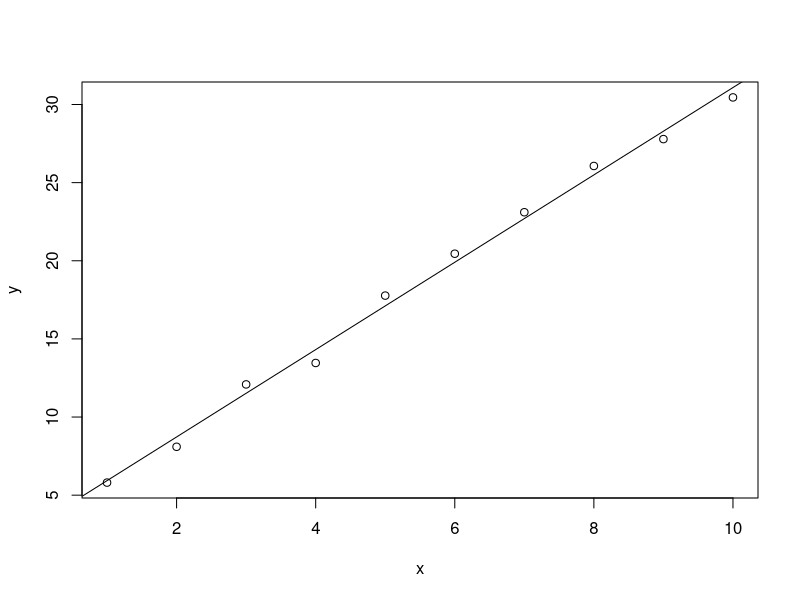
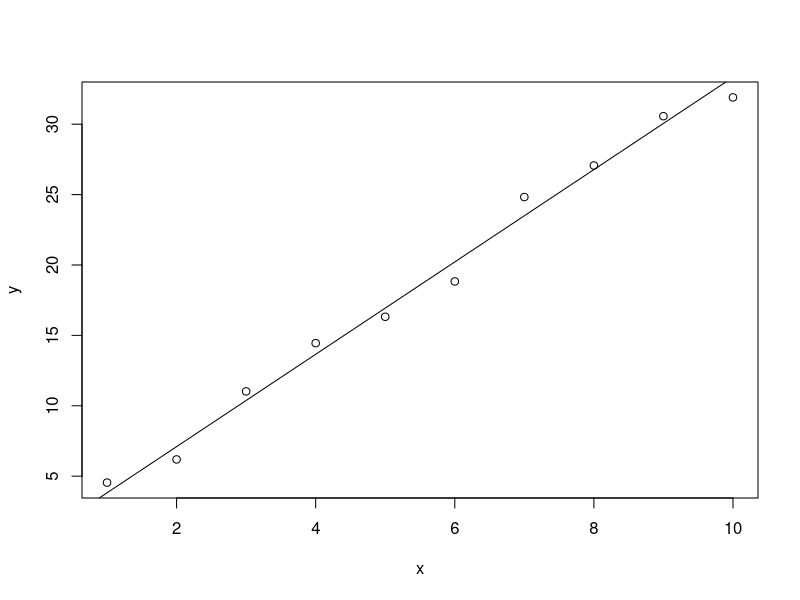
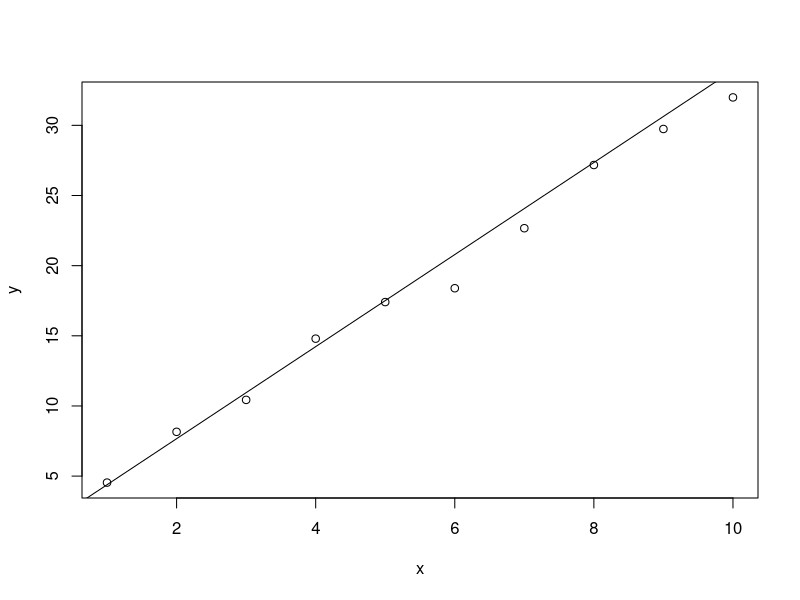
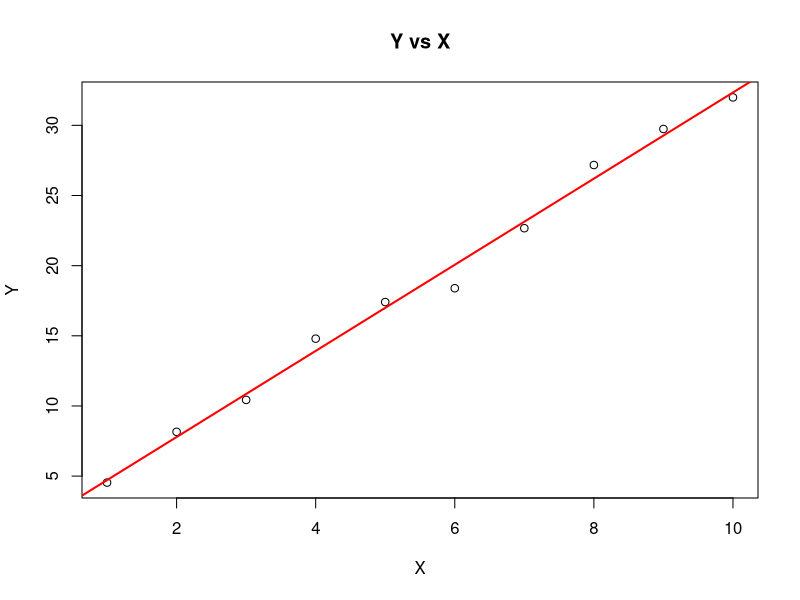

The R source for these figures, in order:
x <- 1:10
y <- 2 + 3*x + rnorm(10)
model <- lm(y ~ x)
summary(model)
plot(x, y)
abline(model)

x <- 1:10
y <- 2 + 3*x + rnorm(10)
z <- rnorm(10)
model <- lm(y ~ x + z)
summary(model)
plot(x, y)
abline(model)

x <- 1:10
y <- 2 + 3*x + rnorm(10)
z <- rnorm(10)
model <- lm(y ~ x + I(x^2) + z)
summary(model)
plot(x, y)
abline(model)




model1 <- lm(y ~ x)
plot(x, y, main = "Y vs X",
     xlab = "X", ylab = "Y")
abline(model1, col = "red", lwd = 2)
